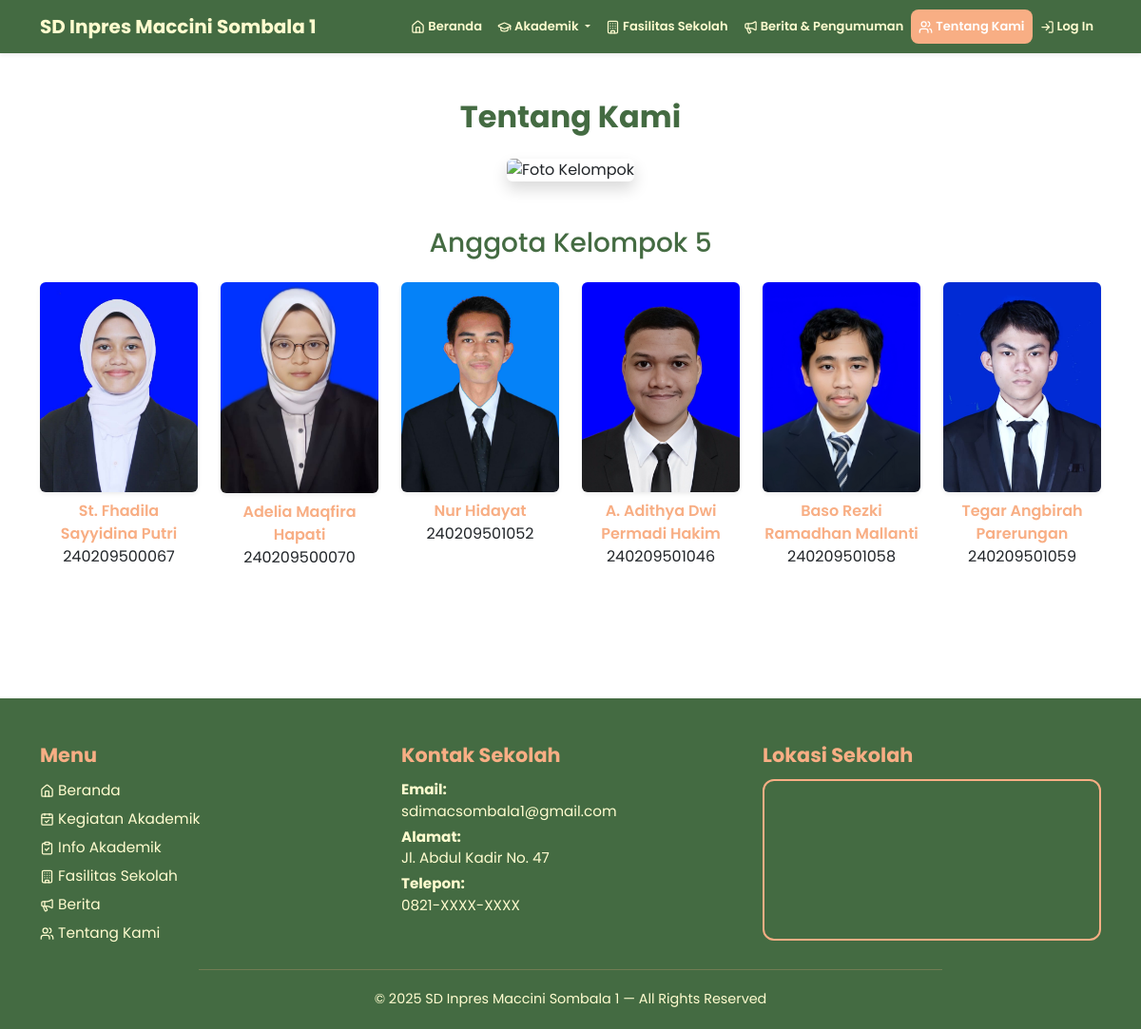
Page /pages/tentang-kami.php on the committed database.
### tables this page shows
CREATE TABLE `kelompok` (
  `id` int(11) NOT NULL,
  `gambar` varchar(255) NOT NULL,
  `nama` varchar(100) NOT NULL,
  `nim` varchar(50) NOT NULL,
  `link_artikel` varchar(255) NOT NULL
);

### pages/tentang-kami.php (the view, shortened to what this page needs)
<?php
include '../koneksi.php';
$query = "SELECT * FROM kelompok";
$result = mysqli_query($koneksi, $query);
?>
<!DOCTYPE html>
<html lang="id">
<head>
    <link rel="stylesheet" href="../bootstrap/dist/css/bootstrap.min.css" />
    <link rel="stylesheet" href="../frontend/style.css" />
</head>
<body>
    <header>
        <nav class="navbar navbar-expand-lg navbar-custom shadow-sm">
            <div class="container">
                <a class="navbar-brand fw-bold" href="#">SD Inpres Maccini Sombala 1</a>
                <div class="collapse navbar-collapse" id="navbarNav">
                    <ul class="navbar-nav ms-auto">
                        <li class="nav-item">
                            <a class="nav-link " href="../index.php"><i data-lucide="home"></i> Beranda</a>
                        </li>
                        <li class="nav-item dropdown">
                            <a
                                class="nav-link dropdown-toggle"
                                href="#"
                                id="infoAkademikDropdown"
                                role="button"
                                data-bs-toggle="dropdown"
                                aria-expanded="false">
                                <i data-lucide="graduation-cap"></i> Akademik
                            </a>
                        </li>
                        <li class="nav-item">
                            <a class="nav-link" href="fasilitas.php"><i data-lucide="building"></i> Fasilitas Sekolah</a>
                        </li>
                        <li class="nav-item">
                            <a class="nav-link" href="berita.php"><i data-lucide="megaphone"></i> Berita & Pengumuman</a>
                        </li>
                        <li class="nav-item">
                            <a
                                class="nav-link active"
                                href="#"><i data-lucide="users"></i> Tentang Kami</a>
                        </li>
                        <li class="nav-item">
                            <a class="nav-link" href="../backend/login/login.php" target="_blank"><i data-lucide="log-in"></i> Log In</a>
                        </li>
                    </ul>
                </div>
            </div>
        </nav>
    </header>
    <main class="py-5">
        <section id="about" class="container text-center">
            <h2 class="mb-4 fw-bold" style="color: #446b42">
                Tentang Kami
            </h2>
            <figure>
                <img
                    src="../backend/img/kelompok/pictkelompok.jpg"
                    alt="Foto Kelompok"
                    class="img-fluid rounded shadow" />
            </figure>
            <h3 class="mt-5 mb-4" style="color: #446b42">
                Anggota Kelompok 5
            </h3>
            <div class="row justify-content-center g-4">
                <?php while ($data = mysqli_fetch_assoc($result)) { ?>
                    <div class="col-6 col-md-4 col-lg-2">
                        <img
                            src="../backend/img/kelompok/<?= htmlspecialchars($data['gambar']); ?>"
                            alt="<?= htmlspecialchars($data['nama'] ?? 'Gambar'); ?>"
                            class="img-fluid rounded shadow-sm mb-2" />
                        <p>
                            <a
                                href="<?= $data['link_artikel']; ?>"
                                class="text-decoration-none fw-semibold"
                                style="color: #f8ae84"
                                target="_blank">
                                <?= $data['nama']; ?> </a><br />
                            <?= $data['nim']; ?>
                        </p>
                    </div>
                <?php } ?>
            </div>
        </section>
    </main>
    <br />
    <footer class="footer-custom mt-5 pt-5">
        <div class="container">
            <div class="row g-4 justify-content-between">
                <div class="col-12 col-md-4">
                    <h5 class="footer-title">Menu</h5>
                    <ul class="footer-menu">
                        <li><a href="../index.php"><i data-lucide="home"></i> Beranda</a></li>
                        <li><a href="kegiatan_akademik.php"><i data-lucide="calendar-check"></i> Kegiatan Akademik</a></li>
                        <li><a href="info_akademik.php"><i data-lucide="clipboard-check"></i> Info Akademik</a></li>
                        <li><a href="fasilitas.php"><i data-lucide="building"></i> Fasilitas Sekolah</a></li>
                        <li><a href="berita.php"><i data-lucide="megaphone"></i> Berita</a></li>
                        <li><a href="#"><i data-lucide="users"></i> Tentang Kami</a></li>
                    </ul>
                </div>
                <div class="col-12 col-md-4">
                    <h5 class="footer-title">Kontak Sekolah</h5>
                    <p class="footer-text mb-1">
                        <strong>Email:</strong><br>
                        <a href="mailto:sdimacsombala1@gmail.com" class="footer-link">
                            sdimacsombala1@gmail.com
                        </a>
                    </p>
                    <p class="footer-text mb-1">
                        <strong>Alamat:</strong><br>
                        Jl. Abdul Kadir No. 47
                    </p>
                    <p class="footer-text mb-0">
                        <strong>Telepon:</strong><br>
                        0821-XXXX-XXXX
                    </p>
                </div>
                <div class="col-12 col-md-4">
                    <h5 class="footer-title">Lokasi Sekolah</h5>
                    <iframe
                        src="https://www.google.com/maps/embed?pb=!1m18!1m12!1m3!1d3026.680277990639!2d119.4138257105302!3d-5.185698546535013!2m3!1f0!2f0!3f0!3m2!1i1024!2i768!4f13.1!3m3!1m2!1s0x2dbf1d883543ba69%3A0x421ca8de98e55d1a!2sSD%20Inpres%20Maccini%20Sombala!5e1!3m2!1sid!2sid!4v1758704755958!5m2!1sid!2sid"
                        width="100%"
                        height="170"
                        style="border:2px solid #f8ae84; border-radius:12px;"
                        loading="lazy"
                        allowfullscreen=""
>
                    </iframe>
                </div>
            </div>
            <hr class="footer-divider">
            <p class="footer-copy text-center mb-0">
                © 2025 SD Inpres Maccini Sombala 1 — All Rights Reserved
            </p>
        </div>
    </footer>
</body>
</html>

### frontend/style.css (style rules this page uses)
:root { --green: #446b42; --orange: #f8ae84; --yellow: #fffccf; --white-rgba: rgba(255, 255, 255, 0.15); }
* { font-family: "Poppins", sans-serif; }
a { text-decoration: none; }
.navbar-custom { background-color: var(--green); }
.nav-item { font-size: 13px; }
.navbar-custom .navbar-brand, .navbar-custom .nav-link { color: var(--yellow); transition: color 0.3s ease; font-weight: 600; }
.navbar-custom .nav-link.active { color: white; border-radius: 8px; background-color: var(--orange); }
h2 { color: #446b42; margin-bottom: 20px; font-weight: 600; }
h5 { font-weight: 700; }
h2, h4 { color: var(--green); font-weight: 700; text-align: center; margin-bottom: 25px; }
.footer-custom { background: #446b42; color: #fffccf; padding-bottom: 20px; }
.footer-title { color: #f8ae84; font-weight: 700; margin-bottom: 12px; font-size: 1.3rem; }
.footer-text { font-size: 0.95rem; }
.footer-menu { list-style: none; padding: 0; margin: 0; }
.footer-menu li { margin-bottom: 6px; }
.footer-menu a { color: #fffccf; text-decoration: none; font-size: 0.96rem; }
.footer-link { color: #fffccf; text-decoration: none; }
.footer-divider { border-color: #f8ae84; width: 70%; margin: 20px auto; }
.footer-copy { color: #fffccf; font-size: 0.9rem; }
h2 { color: var(--green); font-weight: 700; text-align: center; margin-bottom: 25px; }
.lucide { width: 15px !important; height: 15px !important; }

### rows in the picture
kelompok: gambar (picture), nama "St. Fhadila Sayyidina Putri", nim "240209500067"
kelompok: gambar (picture), nama "Adelia Maqfira Hapati", nim "240209500070"
kelompok: gambar (picture), nama "Nur Hidayat", nim "240209501052"
kelompok: gambar (picture), nama "A. Adithya Dwi Permadi Hakim", nim "240209501046"
kelompok: gambar (picture), nama "Baso Rezki Ramadhan Mallanti", nim "240209501058"
kelompok: gambar (picture), nama "Tegar Angbirah Parerungan", nim "240209501059"
